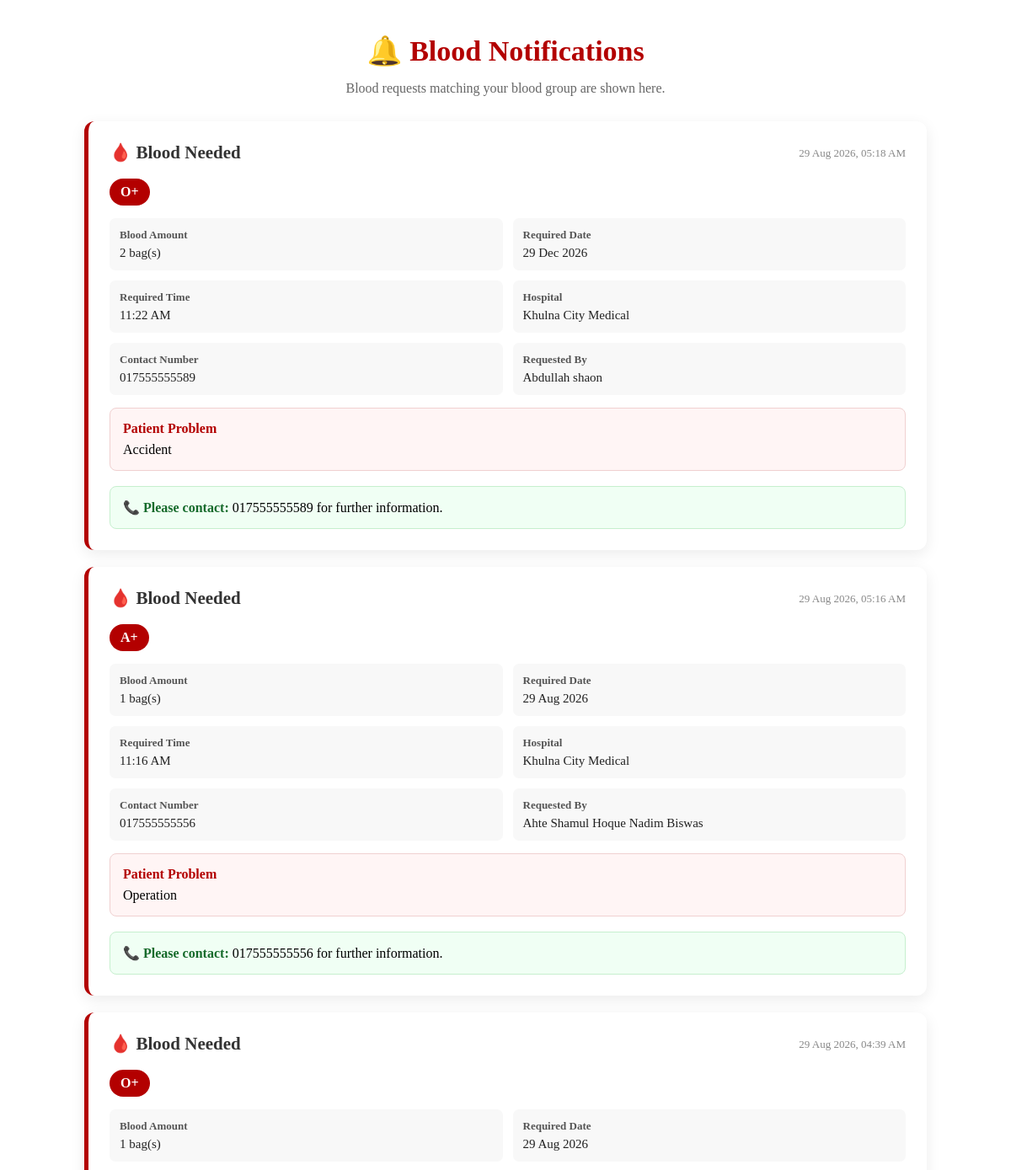
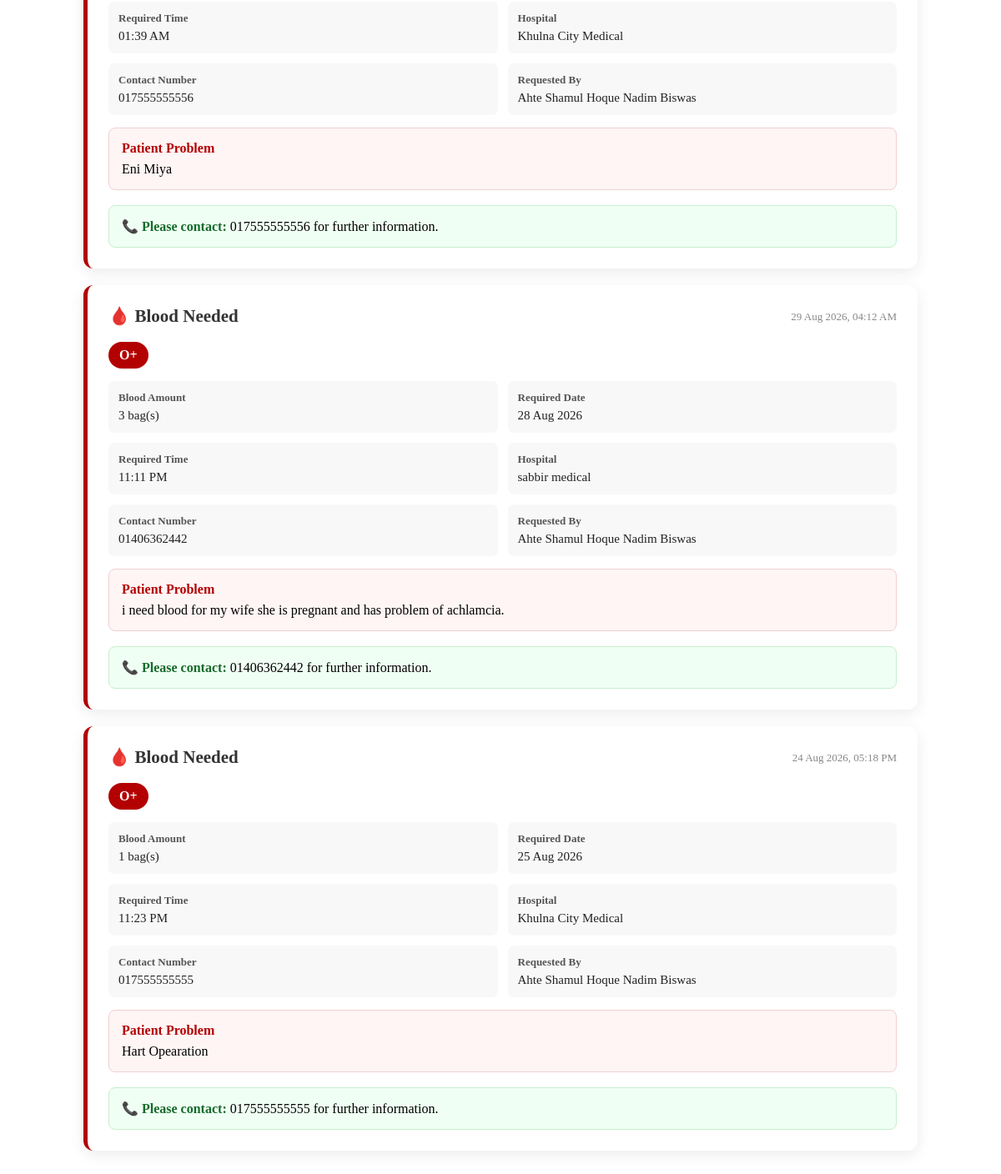
/blooddms/notification/ (signed in), run on the app's committed database (2 pictures, top to bottom).
### BloodDMS/models.py (models this page shows, shortened)
class BloodNotification(models.Model):
    donor = models.ForeignKey(
        Register,
        on_delete=models.CASCADE,
        related_name="blood_notifications"
    )
    blood_request = models.ForeignKey(
        BloodRequest,
        on_delete=models.CASCADE,
        related_name="notifications"
    )
    message = models.TextField()
    is_read = models.BooleanField(
        default=False
    )
    created_at = models.DateTimeField(
        auto_now_add=True
    )

class BloodRequest(models.Model):
    patient_problem = models.TextField()
    blood_amount = models.PositiveIntegerField(
        help_text="Amount of blood required in bags/units"
    )
    blood_group = models.CharField(
        max_length=5,
        choices=BLOOD_GROUP_CHOICES
    )
    required_date = models.DateField()
    required_time = models.TimeField()
    phone_number = models.CharField(
        max_length=15
    )
    hospital_name = models.CharField(
        max_length=200
    )
    requested_by = models.ForeignKey(
        Register,
        on_delete=models.CASCADE,
        related_name="blood_requests"
    )
    created_at = models.DateTimeField(
        auto_now_add=True
    )

class Register(AbstractUser):
    whatsapp_number = models.CharField(max_length=15)
    other_number = models.CharField(
        max_length=15,
        blank=True,
        null=True
    )
    address = models.TextField()
    blood_group = models.CharField(
        max_length=5,
        choices=BLOOD_GROUP_CHOICES
    )
    is_donor = models.BooleanField(
        default=False,
        verbose_name="Are you a blood donor?"
    )
    last_donation_date = models.DateField(
        null=True,
        blank=True
    )
    age = models.PositiveIntegerField(
        null=True,
        blank=True
    )
    weight = models.DecimalField(
        max_digits=5,
        decimal_places=2,
        null=True,
        blank=True
    )
    university_batch = models.CharField(
        max_length=20,
        blank=True,
        null=True
    )

### BloodDMS/views.py (the view)
# urls.py: path("notification/", notifications, name="notifications"),
@login_required
def notifications(request):
    notifications = BloodNotification.objects.filter(
        donor=request.user
    ).select_related(
        "blood_request",
        "blood_request__requested_by"
    ).order_by(
        "-created_at"
    )
    BloodNotification.objects.filter(
        donor=request.user,
        is_read=False
    ).update(
        is_read=True
    )
    return render(
        request,
        "notifications.html",
        {
            "notifications": notifications
        }
    )

### BloodDMS/templates/notifications.html (shortened to what this page needs)
{% extends "base.html" %}
{% block content %}
<div class="notification-page">
    <div class="notification-header">
        <h1>🔔 Blood Notifications</h1>
        <p>
            Blood requests matching your blood group
            are shown here.
        </p>
    </div>
    {% if notifications %}
        {% for notification in notifications %}
            <div class="notification-card">
                <div class="notification-title">
                    <h2>
                        🩸 Blood Needed
                    </h2>
                    <span class="notification-date">
                        {{ notification.created_at|date:"d M Y, h:i A" }}
                    </span>
                </div>
                <span class="blood-group">
                    {{ notification.blood_request.blood_group }}
                </span>
                <div class="notification-details">
                    <div class="detail">
                        <strong>
                            Blood Amount
                        </strong>
                        <span>
                            {{ notification.blood_request.blood_amount }}
                            bag(s)
                        </span>
                    </div>
                    <div class="detail">
                        <strong>
                            Required Date
                        </strong>
                        <span>
                            {{ notification.blood_request.required_date|date:"d M Y" }}
                        </span>
                    </div>
                    <div class="detail">
                        <strong>
                            Required Time
                        </strong>
                        <span>
                            {{ notification.blood_request.required_time|time:"h:i A" }}
                        </span>
                    </div>
                    <div class="detail">
                        <strong>
                            Hospital
                        </strong>
                        <span>
                            {{ notification.blood_request.hospital_name }}
                        </span>
                    </div>
                    <div class="detail">
                        <strong>
                            Contact Number
                        </strong>
                        <span>
                            {{ notification.blood_request.phone_number }}
                        </span>
                    </div>
                    <div class="detail">
                        <strong>
                            Requested By
                        </strong>
                        <span>
                            {{ notification.blood_request.requested_by.first_name }}
                            {{ notification.blood_request.requested_by.last_name }}
                        </span>
                    </div>
                </div>
                <div class="patient-problem">
                    <strong>
                        Patient Problem
                    </strong>
                    {{ notification.blood_request.patient_problem }}
                </div>
                <div class="contact-box">
                    <strong>
                        📞 Please contact:
                    </strong>
                    {{ notification.blood_request.phone_number }}
                    for further information.
                </div>
            </div>
        {% endfor %}
    {% endif %}
</div>
        {% endblock content %}

### BloodDMS/templates/base.html (shortened to what this page needs)
<!DOCTYPE html>
<html>
<head>
</head>
<body>
<div class="container">
{% block content %}
{% endblock content %}
</div>
</body>
</html>

### BloodDMS/templates/notifications.html (style rules this page uses)
.notification-page { max-width: 1000px; margin: 40px auto; padding: 0 20px; }
.notification-header { text-align: center; margin-bottom: 30px; }
.notification-header h1 { color: #b30000; font-size: 34px; margin-bottom: 8px; }
.notification-header p { color: #666; }
.notification-card { background: white; border-radius: 12px; padding: 25px; margin-bottom: 20px; box-shadow: 0 5px 18px rgba(0,0,0,0.08); border-left: 5px solid #b30000; }
.notification-title { display: flex; justify-content: space-between; align-items: center; gap: 15px; margin-bottom: 18px; }
.notification-title h2 { margin: 0; color: #333; font-size: 21px; }
.notification-date { color: #888; font-size: 13px; }
.blood-group { display: inline-block; background: #b30000; color: white; padding: 7px 13px; border-radius: 20px; font-weight: bold; margin-bottom: 15px; }
.notification-details { display: grid; grid-template-columns: repeat(2, 1fr); gap: 12px; }
.detail { background: #f8f8f8; padding: 12px; border-radius: 7px; }
.detail strong { display: block; color: #555; margin-bottom: 4px; font-size: 13px; }
.detail span { color: #222; font-size: 15px; }
.patient-problem { margin-top: 15px; padding: 15px; background: #fff5f5; border-radius: 8px; border: 1px solid #f0d0d0; }
.patient-problem strong { display: block; margin-bottom: 7px; color: #b30000; }
.contact-box { margin-top: 18px; padding: 15px; background: #f0fff4; border: 1px solid #c6efce; border-radius: 8px; }
.contact-box strong { color: #176b2c; }

### data on the page
BloodNotification: created_at "29 Aug 2026, 05:18 AM", blood_request.blood_group "O+", blood_request.blood_amount "2", blood_request.required_date "29 Dec 2026", blood_request.required_time "11:22 AM", blood_request.hospital_name "Khulna City Medical", blood_request.phone_number "017555555589", blood_request.requested_by.first_name "Abdullah", blood_request.requested_by.last_name "shaon", blood_request.patient_problem "Accident"
BloodNotification: created_at "29 Aug 2026, 05:16 AM", blood_request.blood_group "A+", blood_request.blood_amount "1", blood_request.required_date "29 Aug 2026", blood_request.required_time "11:16 AM", blood_request.hospital_name "Khulna City Medical", blood_request.phone_number "017555555556", blood_request.requested_by.first_name "Ahte Shamul Hoque", blood_request.requested_by.last_name "Nadim Biswas", blood_request.patient_problem "Operation"
BloodNotification: created_at "29 Aug 2026, 04:39 AM", blood_request.blood_group "O+", blood_request.blood_amount "1", blood_request.required_date "29 Aug 2026", blood_request.required_time "01:39 AM", blood_request.hospital_name "Khulna City Medical", blood_request.phone_number "017555555556", blood_request.requested_by.first_name "Ahte Shamul Hoque", blood_request.requested_by.last_name "Nadim Biswas", blood_request.patient_problem "Eni Miya"
BloodNotification: created_at "29 Aug 2026, 04:12 AM", blood_request.blood_group "O+", blood_request.blood_amount "3", blood_request.required_date "28 Aug 2026", blood_request.required_time "11:11 PM", blood_request.hospital_name "sabbir medical", blood_request.phone_number "01406362442", blood_request.requested_by.first_name "Ahte Shamul Hoque", blood_request.requested_by.last_name "Nadim Biswas", blood_request.patient_problem "i need blood for my wife she is pregnant and has problem of achlamcia."
BloodNotification: created_at "24 Aug 2026, 05:18 PM", blood_request.blood_group "O+", blood_request.blood_amount "1", blood_request.required_date "25 Aug 2026", blood_request.required_time "11:23 PM", blood_request.hospital_name "Khulna City Medical", blood_request.phone_number "017555555555", blood_request.requested_by.first_name "Ahte Shamul Hoque", blood_request.requested_by.last_name "Nadim Biswas", blood_request.patient_problem "Hart Opearation"
